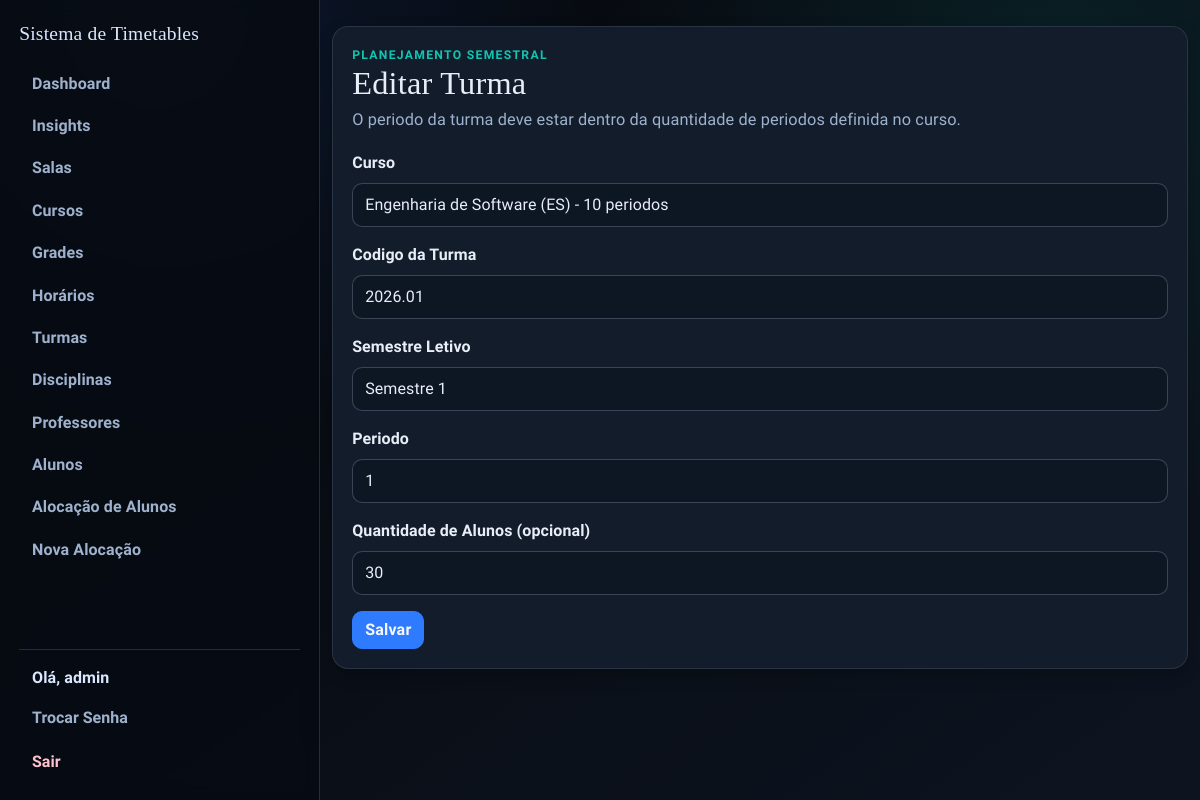
Page /turma/edit/1 (signed in) on the committed database.
### app/models.py (models this page shows, shortened)
class User(UserMixin, db.Model):
    id = db.Column(db.Integer, primary_key=True)
    username = db.Column(db.String(64), unique=True, nullable=False)
    email = db.Column(db.String(120), unique=True, nullable=False)
    password_hash = db.Column(db.String(128))
    role = db.Column(db.String(20), default='professor')  # 'admin' or 'professor'
    disciplinas_aptas = db.relationship(
        "Disciplina",
        secondary=professor_disciplina,
        lazy="select",
        backref=db.backref("professores_aptos", lazy="select"),
    )
    def is_admin(self):
        return self.role == 'admin'

class Turma(db.Model):
    id = db.Column(db.Integer, primary_key=True)
    curso_id = db.Column(db.Integer, db.ForeignKey("curso.id"), nullable=False)
    codigo = db.Column(db.String(30), nullable=False)
    semestre_letivo = db.Column(db.String(20), nullable=False)
    periodo = db.Column(db.Integer, nullable=False)
    quantidade_alunos = db.Column(db.Integer, nullable=True)
    ativa = db.Column(db.Boolean, nullable=False, default=True)
    curso = db.relationship("Curso", backref=db.backref("turmas", lazy="select"))
    __table_args__ = (
        db.UniqueConstraint("curso_id", "codigo", "semestre_letivo", name="unique_turma_codigo_semestre"),
    )

### app/routes/admin.py (the view, shortened to what this page needs)
@bp.route("/turma/edit/<int:id>", methods=["GET", "POST"])
@login_required
@admin_required
def edit_turma(id):
    turma = db.get_or_404(Turma, id)
    form = TurmaForm()
    cursos = _load_turma_course_choices(form)
    curso_by_id = {curso.id: curso for curso in cursos}
    if request.method == "GET":
        form.curso_id.data = turma.curso_id
        form.codigo.data = turma.codigo
        form.semestre_letivo.data = turma.semestre_letivo
        form.periodo.data = turma.periodo
        form.quantidade_alunos.data = turma.quantidade_alunos
    return render_template("turma_form.html", form=form, title="Editar Turma")

### app/forms.py
class TurmaForm(FlaskForm):
    curso_id = SelectField("Curso", coerce=int, validators=[DataRequired()])
    codigo = StringField("Codigo da Turma", validators=[DataRequired(), Length(min=2, max=30)])
    semestre_letivo = StringField("Semestre Letivo", validators=[DataRequired(), Length(min=4, max=20)])
    periodo = IntegerField("Periodo", validators=[DataRequired(), NumberRange(min=1, max=16)])
    quantidade_alunos = IntegerField(
        "Quantidade de Alunos (opcional)",
        validators=[Optional(), NumberRange(min=1, max=500)],
    )
    submit = SubmitField("Salvar")

### app/models.py (called while the page is built)
@login_manager.user_loader
def load_user(user_id):
    return db.session.get(User, int(user_id))

### app/routes/admin.py (called while the page is built)
def _load_turma_course_choices(form):
    cursos = Curso.query.order_by(Curso.nome.asc()).all()
    form.curso_id.choices = [
        (curso.id, f"{curso.nome} ({curso.codigo}) - {curso.quantidade_periodos} periodos")
        for curso in cursos
    ]
    return cursos

### app/routes/helpers.py (called while the page is built)
def admin_required_redirect():
    if getattr(current_user, "is_authenticated", False) and current_user.is_admin():
        return None
    flash("Acesso restrito ao administrador.", "danger")
    return redirect(url_for("main.index"))

def admin_required(view_func):
    @wraps(view_func)
    def wrapper(*args, **kwargs):
        guard = admin_required_redirect()
        if guard:
            return guard
        return view_func(*args, **kwargs)
    return wrapper

### templates/turma_form.html (shortened to what this page needs)
{% extends "base.html" %}
{% from "_form_helpers.html" import render_field %}
{% block content %}
<section class="surface form-shell stagger-in">
  <div class="page-head">
    <div>
      <p class="eyebrow">Planejamento Semestral</p>
      <h1>{{ title }}</h1>
      <p class="page-lead">O periodo da turma deve estar dentro da quantidade de periodos definida no curso.</p>
    </div>
  </div>
  <form method="POST" novalidate>
    {{ render_field(form.curso_id) }}
    {{ render_field(form.codigo) }}
    {{ render_field(form.semestre_letivo) }}
    {{ render_field(form.periodo) }}
    {{ render_field(form.quantidade_alunos) }}
    {{ form.submit(class="btn btn-primary") }}
  </form>
</section>
{% endblock %}

### templates/base.html (shortened to what this page needs)
<!doctype html>
<html lang="pt-br">
  <head>
    <link
      href="https://cdn.jsdelivr.net/npm/bootstrap@5.1.3/dist/css/bootstrap.min.css"
      rel="stylesheet"
    />
    <link rel="stylesheet" href="{{ url_for('static', filename='css/styles.css') }}" />
  </head>
  <body>
    {% if current_user.is_authenticated %}
    <div class="app-shell">
      <aside class="app-sidebar">
        <a class="app-brand" href="{{ url_for('main.index') }}">Sistema de Timetables</a>
        <nav class="sidebar-nav">
          <ul class="nav flex-column gap-1">
            {% if current_user.is_admin() %}
            <li class="nav-item">
              <a class="sidebar-link" href="{{ url_for('main.admin_dashboard') }}">Dashboard</a>
            </li>
            <li class="nav-item">
              <a class="sidebar-link" href="{{ url_for('main.admin_insights') }}">Insights</a>
            </li>
            <li class="nav-item">
              <a class="sidebar-link" href="{{ url_for('main.salas') }}">Salas</a>
            </li>
            <li class="nav-item">
              <a class="sidebar-link" href="{{ url_for('main.cursos') }}">Cursos</a>
            </li>
            <li class="nav-item">
              <a class="sidebar-link" href="{{ url_for('main.grades') }}">Grades</a>
            </li>
            <li class="nav-item">
              <a class="sidebar-link" href="{{ url_for('main.horarios') }}">Hor&aacute;rios</a>
            </li>
            <li class="nav-item">
              <a class="sidebar-link" href="{{ url_for('main.turmas') }}">Turmas</a>
            </li>
            <li class="nav-item">
              <a class="sidebar-link" href="{{ url_for('main.disciplinas') }}">Disciplinas</a>
            </li>
            <li class="nav-item">
              <a class="sidebar-link" href="{{ url_for('main.professores') }}">Professores</a>
            </li>
            <li class="nav-item">
              <a class="sidebar-link" href="{{ url_for('main.alunos') }}">Alunos</a>
            </li>
            <li class="nav-item">
              <a class="sidebar-link" href="{{ url_for('main.matriculas') }}">Aloca&ccedil;&atilde;o de Alunos</a>
            </li>
            <li class="nav-item">
              <a class="sidebar-link" href="{{ url_for('main.new_timetable') }}">Nova Aloca&ccedil;&atilde;o</a>
            </li>
            {% else %}
            <li class="nav-item">
              <a class="sidebar-link" href="{{ url_for('main.professor_dashboard') }}">Minhas Turmas</a>
            </li>
            {% endif %}
          </ul>
        </nav>
        <div class="sidebar-user">
          <span class="sidebar-greeting">Ol&aacute;, {{ current_user.username }}</span>
          <a class="sidebar-link" href="{{ url_for('main.change_password') }}">Trocar Senha</a>
          <a class="sidebar-link sidebar-link-logout" href="{{ url_for('main.logout') }}">Sair</a>
        </div>
      </aside>
      <main class="app-content">
        <div class="container app-main">
    {% endif %}
      {% block content %}{% endblock %}
    {% if current_user.is_authenticated %}
        </div>
      </main>
    </div>
    {% else %}
    </main>
    {% endif %}
  </body>
</html>

### templates/_form_helpers.html (shortened to what this page needs)
{% macro render_field(field, class_name='form-control') %}
<div class="mb-3">
  {{ field.label(class="form-label") }}
  {% if field.type in ['SelectField', 'SelectMultipleField'] %}
  {% set base_class = 'form-select' %}
  {% else %}
  {% set base_class = class_name %}
  {% endif %}
  {% set field_class = base_class + (' is-invalid' if field.errors else '') %}
  {{ field(class=field_class) }}
</div>
{% endmacro %}

### static/css/styles.css (style rules this page uses)
:root { --bg-1: #05070b; --bg-2: #0d1420; --surface: #121c2a; --surface-soft: #192636; --ink-1: #e8eef8; --ink-2: #9fb2cd; --line: #273954; --brand: #2f7bff; --brand-strong: #1f5fd0; --accent: #11c5b1; --accent-strong: #0d9788; --ok: #22c55e; --danger: #f25f7a; --warning: #f4b642; --radius-lg: 16px; --radius-md: 10px; --shadow-soft: 0 10px 26px rgba(0, 0, 0, 0.3); --shadow-subtle: 0 6px 16px rgba(0, 0, 0, 0.24); }
* { box-sizing: border-box; }
body { margin: 0; min-height: 100vh; font-family: "Source Sans 3", "Trebuchet MS", sans-serif; color: var(--ink-1); background: radial-gradient(circle at 12% 0%, rgba(47, 123, 255, 0.14), transparent 34%), radial-gradient(circle at 88% 10%, rgba(17, 197, 177, 0.1), transparent 36%), linear-gradient(145deg, var(--bg-1) 0%, var(--bg-2) 100%); }
body::before { content: ""; position: fixed; inset: 0; pointer-events: none; background-image: linear-gradient(rgba(255, 255, 255, 0.02) 1px, transparent 1px), linear-gradient(90deg, rgba(255, 255, 255, 0.02) 1px, transparent 1px); background-size: 42px 42px; opacity: 0.36; z-index: -1; }
h1, h2, h3, h4, h5, h6, .app-brand { font-family: "Bree Serif", Georgia, serif; letter-spacing: 0.2px; }
h1 { margin: 0; font-size: clamp(1.8rem, 2.7vw, 2.4rem); color: var(--ink-1); }
p, label, span, li, input, select, button { letter-spacing: 0.1px; }
.app-shell { display: flex; min-height: 100vh; }
.app-sidebar { width: min(320px, 92vw); display: flex; flex-direction: column; gap: 1rem; padding: 1.2rem; border-right: 1px solid rgba(159, 178, 205, 0.2); background: rgba(7, 12, 19, 0.9); backdrop-filter: blur(8px); }
.app-brand { display: inline-flex; align-items: center; color: #dbe7ff; font-size: 1.22rem; text-decoration: none; }
.sidebar-nav { flex: 1; overflow-y: auto; padding-right: 0.2rem; }
.sidebar-link { display: block; width: 100%; color: var(--ink-2); font-weight: 700; text-decoration: none; border-radius: 999px; padding: 0.45rem 0.8rem; transition: background 0.2s ease, color 0.2s ease; }
.sidebar-user { display: grid; gap: 0.35rem; padding-top: 0.8rem; border-top: 1px solid rgba(159, 178, 205, 0.2); }
.sidebar-greeting { color: #dbe7ff; font-weight: 700; padding: 0.2rem 0.8rem; }
.sidebar-link-logout { color: #ffc2cf; }
.app-content { flex: 1; min-width: 0; }
.app-main { padding-top: 1.6rem; padding-bottom: 2.4rem; }
.page-head { display: flex; flex-wrap: wrap; align-items: center; justify-content: space-between; gap: 0.8rem; margin-bottom: 1.15rem; }
.page-lead { margin: 0.3rem 0 0; color: var(--ink-2); font-size: 1.02rem; }
.eyebrow { margin: 0; text-transform: uppercase; font-size: 0.76rem; letter-spacing: 1.3px; color: var(--accent); font-weight: 800; }
.surface { background: var(--surface); border: 1px solid rgba(159, 178, 205, 0.16); border-radius: var(--radius-lg); box-shadow: var(--shadow-subtle); }
.form-shell, .table-shell, .section-shell { padding: 1.2rem; }
.form-label { font-weight: 700; color: var(--ink-1); }
.form-control, .form-select { border-radius: var(--radius-md); border: 1px solid rgba(159, 178, 205, 0.3); background: #0d1623; color: var(--ink-1); min-height: 44px; }
.form-control::placeholder { color: rgba(159, 178, 205, 0.75); }
.form-select option { background: #111b2a; color: var(--ink-1); }
.btn { border-radius: 10px; font-weight: 700; letter-spacing: 0.2px; border-width: 1px; transition: background-color 0.2s ease, border-color 0.2s ease, color 0.2s ease; }
.btn-primary { color: #f3f8ff; background: var(--brand); border-color: var(--brand); }
.stagger-in { animation: riseIn 0.45s ease both; }

### rows in the picture
User: username "admin"
Turma: curso_id "Engenharia de Software (ES) - 10 periodos", codigo "2026.01", semestre_letivo "Semestre 1", periodo "1", quantidade_alunos "30"

### other values in the picture
{{ title }} "Editar Turma"
{{ field.label(class="form-label") }} "Curso Codigo da Turma Semestre Letivo Periodo Quantidade de Alunos (opcional)"
